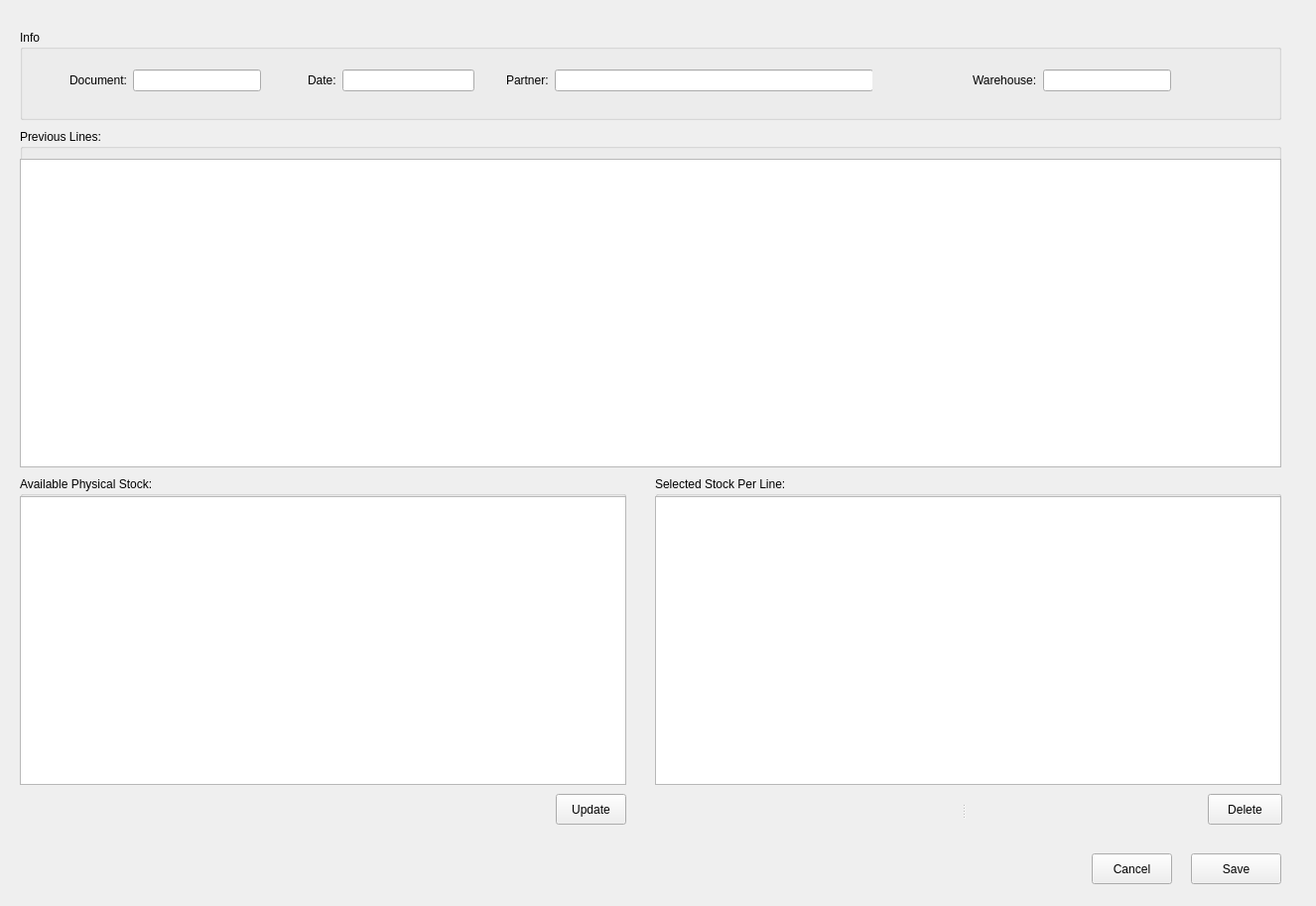
<?xml version="1.0" encoding="UTF-8"?>
<ui version="4.0">
 <class>Form</class>
 <widget class="QWidget" name="Form">
  <property name="geometry">
   <rect>
    <x>0</x>
    <y>0</y>
    <width>1326</width>
    <height>913</height>
   </rect>
  </property>
  <property name="windowTitle">
   <string>Form</string>
  </property>
  <widget class="QGroupBox" name="groupBox">
   <property name="geometry">
    <rect>
     <x>20</x>
     <y>130</y>
     <width>1271</width>
     <height>341</height>
    </rect>
   </property>
   <property name="title">
    <string>Previous Lines:</string>
   </property>
   <widget class="ClipView" name="lines_view">
    <property name="geometry">
     <rect>
      <x>0</x>
      <y>30</y>
      <width>1271</width>
      <height>311</height>
     </rect>
    </property>
    <property name="selectionBehavior">
     <enum>QAbstractItemView::SelectRows</enum>
    </property>
   </widget>
  </widget>
  <widget class="QGroupBox" name="groupBox_2">
   <property name="geometry">
    <rect>
     <x>20</x>
     <y>30</y>
     <width>1271</width>
     <height>91</height>
    </rect>
   </property>
   <property name="title">
    <string>Info</string>
   </property>
   <widget class="QWidget" name="layoutWidget">
    <property name="geometry">
     <rect>
      <x>50</x>
      <y>40</y>
      <width>193</width>
      <height>22</height>
     </rect>
    </property>
    <layout class="QHBoxLayout" name="horizontalLayout">
     <item>
      <widget class="QLabel" name="label">
       <property name="text">
        <string>Document:</string>
       </property>
      </widget>
     </item>
     <item>
      <widget class="QLineEdit" name="document">
       <property name="readOnly">
        <bool>true</bool>
       </property>
      </widget>
     </item>
    </layout>
   </widget>
   <widget class="QWidget" name="layoutWidget">
    <property name="geometry">
     <rect>
      <x>290</x>
      <y>40</y>
      <width>168</width>
      <height>22</height>
     </rect>
    </property>
    <layout class="QHBoxLayout" name="horizontalLayout_2">
     <item>
      <widget class="QLabel" name="label_2">
       <property name="text">
        <string>Date:</string>
       </property>
      </widget>
     </item>
     <item>
      <widget class="QLineEdit" name="date">
       <property name="readOnly">
        <bool>true</bool>
       </property>
      </widget>
     </item>
    </layout>
   </widget>
   <widget class="QWidget" name="layoutWidget">
    <property name="geometry">
     <rect>
      <x>490</x>
      <y>40</y>
      <width>369</width>
      <height>22</height>
     </rect>
    </property>
    <layout class="QHBoxLayout" name="horizontalLayout_3">
     <item>
      <widget class="QLabel" name="label_3">
       <property name="text">
        <string>Partner:</string>
       </property>
      </widget>
     </item>
     <item>
      <widget class="QLineEdit" name="partner">
       <property name="minimumSize">
        <size>
         <width>321</width>
         <height>0</height>
        </size>
       </property>
       <property name="readOnly">
        <bool>true</bool>
       </property>
      </widget>
     </item>
    </layout>
   </widget>
   <widget class="QWidget" name="layoutWidget">
    <property name="geometry">
     <rect>
      <x>960</x>
      <y>40</y>
      <width>200</width>
      <height>22</height>
     </rect>
    </property>
    <layout class="QHBoxLayout" name="horizontalLayout_4">
     <item>
      <widget class="QLabel" name="label_4">
       <property name="text">
        <string>Warehouse:</string>
       </property>
      </widget>
     </item>
     <item>
      <widget class="QLineEdit" name="warehouse">
       <property name="readOnly">
        <bool>true</bool>
       </property>
      </widget>
     </item>
    </layout>
   </widget>
  </widget>
  <widget class="QGroupBox" name="groupBox_3">
   <property name="geometry">
    <rect>
     <x>20</x>
     <y>480</y>
     <width>611</width>
     <height>311</height>
    </rect>
   </property>
   <property name="title">
    <string>Available Physical Stock:</string>
   </property>
   <widget class="ClipView" name="stock_view">
    <property name="geometry">
     <rect>
      <x>0</x>
      <y>20</y>
      <width>611</width>
      <height>291</height>
     </rect>
    </property>
   </widget>
  </widget>
  <widget class="QGroupBox" name="groupBox_4">
   <property name="geometry">
    <rect>
     <x>660</x>
     <y>480</y>
     <width>631</width>
     <height>311</height>
    </rect>
   </property>
   <property name="title">
    <string>Selected Stock Per Line:</string>
   </property>
   <widget class="ClipView" name="defined_view">
    <property name="geometry">
     <rect>
      <x>0</x>
      <y>20</y>
      <width>631</width>
      <height>291</height>
     </rect>
    </property>
    <property name="selectionBehavior">
     <enum>QAbstractItemView::SelectRows</enum>
    </property>
   </widget>
  </widget>
  <widget class="QPushButton" name="delete_">
   <property name="geometry">
    <rect>
     <x>1217</x>
     <y>800</y>
     <width>75</width>
     <height>31</height>
    </rect>
   </property>
   <property name="text">
    <string>Delete</string>
   </property>
  </widget>
  <widget class="QPushButton" name="update">
   <property name="geometry">
    <rect>
     <x>560</x>
     <y>800</y>
     <width>71</width>
     <height>31</height>
    </rect>
   </property>
   <property name="text">
    <string>Update</string>
   </property>
  </widget>
  <widget class="QPushButton" name="save">
   <property name="geometry">
    <rect>
     <x>1200</x>
     <y>860</y>
     <width>91</width>
     <height>31</height>
    </rect>
   </property>
   <property name="text">
    <string>Save</string>
   </property>
  </widget>
  <widget class="QPushButton" name="cancel">
   <property name="geometry">
    <rect>
     <x>1100</x>
     <y>860</y>
     <width>81</width>
     <height>31</height>
    </rect>
   </property>
   <property name="text">
    <string>Cancel</string>
   </property>
  </widget>
  <widget class="QSplitter" name="splitter">
   <property name="geometry">
    <rect>
     <x>770</x>
     <y>810</y>
     <width>401</width>
     <height>16</height>
    </rect>
   </property>
   <property name="orientation">
    <enum>Qt::Horizontal</enum>
   </property>
   <widget class="QLabel" name="total">
    <property name="styleSheet">
     <string notr="true">font-weight:bold;</string>
    </property>
    <property name="text">
     <string/>
    </property>
   </widget>
   <widget class="QLabel" name="selected">
    <property name="styleSheet">
     <string notr="true">font-weight:bold;</string>
    </property>
    <property name="text">
     <string/>
    </property>
   </widget>
  </widget>
 </widget>
 <customwidgets>
  <customwidget>
   <class>ClipView</class>
   <extends>QTableView</extends>
   <header location="global">clipview</header>
  </customwidget>
 </customwidgets>
 <resources/>
 <connections>
  <connection>
   <sender>cancel</sender>
   <signal>clicked()</signal>
   <receiver>Form</receiver>
   <slot>close()</slot>
   <hints>
    <hint type="sourcelabel">
     <x>942</x>
     <y>900</y>
    </hint>
    <hint type="destinationlabel">
     <x>796</x>
     <y>851</y>
    </hint>
   </hints>
  </connection>
 </connections>
</ui>
